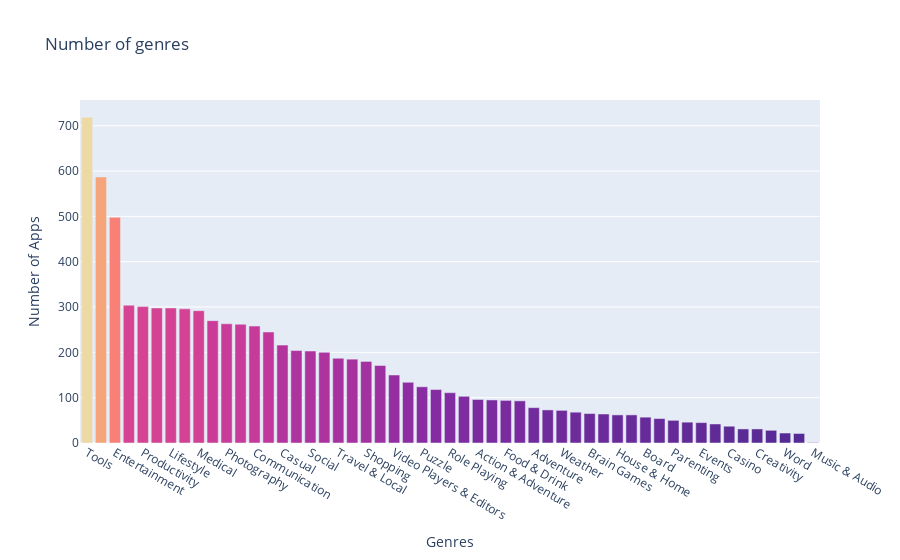

Source (notebook cell):
### Code cell
bar = px.bar(x=num_genres.index,
             y=num_genres.values,
            title='Number of genres',
            hover_name=num_genres.index,
            color=num_genres.values,
            color_continuous_scale='Agsunset')
bar.update_layout(yaxis_title='Number of Apps', xaxis_title='Genres', coloraxis_showscale=False)

bar.show()

### Figure 1 — Plotly figure (JSON) as saved in the notebook; plotly's stock layout.template omitted (floating-point values rounded to 4 significant figures)
{"data": [{"alignmentgroup": "True", "hovertemplate": "<b>%{hovertext}</b><br><br>x=%{x}<br>y=%{y}<br>color=%{marker.color}<extra></extra>", "hovertext": ["Tools", "Education", "Entertainment", "Action", "Productivity", "Personalization", "Lifestyle", "Finance", "Medical", "Sports", "Photography", "Business", "Communication", "Health & Fitness", "Casual", "News & Magazines", "Social", "Simulation", "Travel & Local", "Arcade", "Shopping", "Books & Reference", "Video Players & Editors", "Dating", "Puzzle", "Maps & Navigation", "Role Playing", "Racing", "Action & Adventure", "Strategy", "Food & Drink", "Educational", "Adventure", "Auto & Vehicles", "Weather", "Pretend Play", "Brain Games", "Libraries & Demo", "House & Home", "Art & Design", "Board", "Comics", "Parenting", "Card", "Events", "Beauty", "Casino", "Music & Video", "Creativity", "Trivia", "Word", "Music", "Music & Audio"], "legendgroup": "", "marker": {"color": [719, 587, 498, 304, 301, 298, 298, 296, 292, 270, 263, 262, 258, 245, 216, 204, 203, 200, 187, 185, 180, 171, 150, 134, 124, 118, 111, 103, 96, 95, 94, 93, 78, 73, 72, 68, 65, 64, 62, 62, 57, 54, 50, 46, 45, 42, 37, 31, 31, 28, 22, 21, 1], "coloraxis": "coloraxis"}, "name": "", "offsetgroup": "", "orientation": "v", "showlegend": false, "textposition": "auto", "type": "bar", "x": ["Tools", "Education", "Entertainment", "Action", "Productivity", "Personalization", "Lifestyle", "Finance", "Medical", "Sports", "Photography", "Business", "Communication", "Health & Fitness", "Casual", "News & Magazines", "Social", "Simulation", "Travel & Local", "Arcade", "Shopping", "Books & Reference", "Video Players & Editors", "Dating", "Puzzle", "Maps & Navigation", "Role Playing", "Racing", "Action & Adventure", "Strategy", "Food & Drink", "Educational", "Adventure", "Auto & Vehicles", "Weather", "Pretend Play", "Brain Games", "Libraries & Demo", "House & Home", "Art & Design", "Board", "Comics", "Parenting", "Card", "Events", "Beauty", "Casino", "Music & Video", "Creativity", "Trivia", "Word", "Music", "Music & Audio"], "xaxis": "x", "y": [719, 587, 498, 304, 301, 298, 298, 296, 292, 270, 263, 262, 258, 245, 216, 204, 203, 200, 187, 185, 180, 171, 150, 134, 124, 118, 111, 103, 96, 95, 94, 93, 78, 73, 72, 68, 65, 64, 62, 62, 57, 54, 50, 46, 45, 42, 37, 31, 31, 28, 22, 21, 1], "yaxis": "y"}], "layout": {"barmode": "relative", "coloraxis": {"colorbar": {"title": {"text": "color"}}, "colorscale": [[0, "rgb(75, 41, 145)"], [0.1667, "rgb(135, 44, 162)"], [0.3333, "rgb(192, 54, 157)"], [0.5, "rgb(234, 79, 136)"], [0.6667, "rgb(250, 120, 118)"], [0.8333, "rgb(246, 169, 122)"], [1, "rgb(237, 217, 163)"]], "showscale": false}, "legend": {"tracegroupgap": 0}, "title": {"text": "Number of genres"}, "xaxis": {"anchor": "y", "domain": [0, 1], "title": {"text": "Genres"}}, "yaxis": {"anchor": "x", "domain": [0, 1], "title": {"text": "Number of Apps"}}}}
